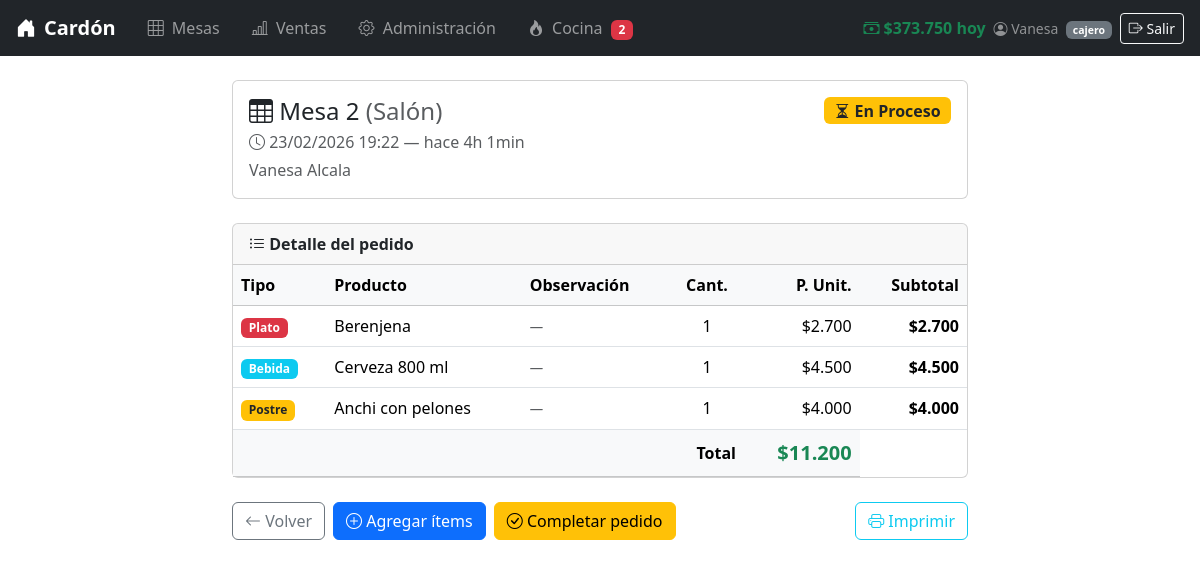
/detalle_pedido.php?id=81&mesa=2 (signed in), run on the app's committed database.
### tables this page shows
CREATE TABLE `pedido` (
  `id_pedido` int NOT NULL AUTO_INCREMENT,
  `descr_pedido` varchar(100) NOT NULL,
  `estado_pedido` varchar(45) NOT NULL DEFAULT 'En Proceso',
  `id_mozo` int DEFAULT NULL,
  `id_mesa` int NOT NULL,
  `id_cajero` int NOT NULL,
  `total_pedido` int NOT NULL,
  `fecha_pedido` datetime DEFAULT NULL,
  PRIMARY KEY (`id_pedido`),
  UNIQUE KEY `id_pedido_UNIQUE` (`id_pedido`),
  KEY `fk_pedido_mozo` (`id_mozo`),
  KEY `fk_pedido_mesa` (`id_mesa`),
  KEY `fk_pedido_cajero` (`id_cajero`),
  CONSTRAINT `fk_pedido_cajero` FOREIGN KEY (`id_cajero`) REFERENCES `cajero` (`id_cajero`),
  CONSTRAINT `fk_pedido_mesa` FOREIGN KEY (`id_mesa`) REFERENCES `mesa` (`id_mesa`),
  CONSTRAINT `fk_pedido_mozo` FOREIGN KEY (`id_mozo`) REFERENCES `mozo` (`id_mozo`)
);

CREATE TABLE `cajero` (
  `id_cajero` int NOT NULL AUTO_INCREMENT,
  `nom_cajero` varchar(45) NOT NULL,
  `ape_cajero` varchar(45) NOT NULL,
  `usu_cajero` varchar(45) NOT NULL,
  `pass_cajero` varchar(45) NOT NULL,
  PRIMARY KEY (`id_cajero`),
  UNIQUE KEY `id_cajero_UNIQUE` (`id_cajero`)
);

CREATE TABLE `detalle_plato` (
  `id_detalle_plato` int NOT NULL AUTO_INCREMENT,
  `id_pedido` int NOT NULL,
  `id_plato` int NOT NULL,
  `cantidad` int NOT NULL,
  `precio_unitario` int NOT NULL,
  `subtotal` int NOT NULL,
  `observacion` varchar(200) DEFAULT NULL,
  PRIMARY KEY (`id_detalle_plato`),
  KEY `fk_detalle_plato_pedido` (`id_pedido`),
  KEY `fk_detalle_plato_plato` (`id_plato`),
  CONSTRAINT `fk_detalle_plato_pedido` FOREIGN KEY (`id_pedido`) REFERENCES `pedido` (`id_pedido`) ON DELETE CASCADE,
  CONSTRAINT `fk_detalle_plato_plato` FOREIGN KEY (`id_plato`) REFERENCES `plato` (`id_plato`)
);

CREATE TABLE `plato` (
  `id_plato` int NOT NULL AUTO_INCREMENT,
  `nom_plato` varchar(45) NOT NULL,
  `descr_plato` varchar(100) NOT NULL,
  `precio_plato` int NOT NULL,
  PRIMARY KEY (`id_plato`),
  UNIQUE KEY `id_plato_UNIQUE` (`id_plato`)
);

CREATE TABLE `detalle_bebida` (
  `id_detalle_bebida` int NOT NULL AUTO_INCREMENT,
  `id_pedido` int NOT NULL,
  `id_bebida` int NOT NULL,
  `cantidad` int NOT NULL,
  `precio_unitario` int NOT NULL,
  `subtotal` int NOT NULL,
  `observacion` varchar(200) DEFAULT NULL,
  PRIMARY KEY (`id_detalle_bebida`),
  KEY `fk_detalle_bebida_pedido` (`id_pedido`),
  KEY `fk_detalle_bebida_bebida` (`id_bebida`),
  CONSTRAINT `fk_detalle_bebida_bebida` FOREIGN KEY (`id_bebida`) REFERENCES `bebida` (`id_bebida`),
  CONSTRAINT `fk_detalle_bebida_pedido` FOREIGN KEY (`id_pedido`) REFERENCES `pedido` (`id_pedido`) ON DELETE CASCADE
);

CREATE TABLE `bebida` (
  `id_bebida` int NOT NULL AUTO_INCREMENT,
  `nom_bebida` varchar(45) NOT NULL,
  `desc_bebida` varchar(100) NOT NULL,
  `precio_bebida` decimal(10,2) NOT NULL,
  PRIMARY KEY (`id_bebida`),
  UNIQUE KEY `id_bebida_UNIQUE` (`id_bebida`)
);

CREATE TABLE `detalle_postre` (
  `id_detalle_postre` int NOT NULL AUTO_INCREMENT,
  `id_pedido` int NOT NULL,
  `id_postre` int NOT NULL,
  `cantidad` int NOT NULL,
  `precio_unitario` int NOT NULL,
  `subtotal` int NOT NULL,
  `observacion` varchar(200) DEFAULT NULL,
  PRIMARY KEY (`id_detalle_postre`),
  KEY `fk_detalle_postre_pedido` (`id_pedido`),
  KEY `fk_detalle_postre_postre` (`id_postre`),
  CONSTRAINT `fk_detalle_postre_pedido` FOREIGN KEY (`id_pedido`) REFERENCES `pedido` (`id_pedido`) ON DELETE CASCADE,
  CONSTRAINT `fk_detalle_postre_postre` FOREIGN KEY (`id_postre`) REFERENCES `postre` (`id_postre`)
);

CREATE TABLE `postre` (
  `id_postre` int NOT NULL AUTO_INCREMENT,
  `nom_postre` varchar(45) NOT NULL,
  `desc_postre` varchar(100) NOT NULL,
  `precio_postre` decimal(10,2) NOT NULL,
  PRIMARY KEY (`id_postre`),
  UNIQUE KEY `id_postre_UNIQUE` (`id_postre`)
);

### detalle_pedido.php (the view, shortened to what this page needs)
<?php
include('conexion.php');
$id_pedido = intval($_GET['id']   ?? 0);
$stmt = $conexion->prepare("
    SELECT
        p.id_pedido, p.descr_pedido, p.estado_pedido,
        p.total_pedido, p.fecha_pedido, p.id_mesa, p.id_mozo,
        mo.nom_mozo, mo.ape_mozo,
        c.nom_cajero, c.ape_cajero
    FROM pedido p
    LEFT JOIN mozo   mo ON p.id_mozo   = mo.id_mozo
    LEFT JOIN cajero c  ON p.id_cajero = c.id_cajero
    WHERE p.id_pedido = ?
");
$stmt->bind_param("i", $id_pedido);
$stmt->execute();
$pedido = $stmt->get_result()->fetch_assoc();
function getDetalle(mysqli $db, string $tabla, string $tabla_prod, string $col_nombre, string $col_id, int $id_pedido): array {
    $stmt = $db->prepare("
        SELECT p.{$col_nombre} AS nombre, d.cantidad, d.precio_unitario, d.subtotal,
               d.observacion
        FROM {$tabla} d
        INNER JOIN {$tabla_prod} p ON d.{$col_id} = p.{$col_id}
        WHERE d.id_pedido = ?
    ");
    $stmt->bind_param("i", $id_pedido);
    $stmt->execute();
    $resultado = $stmt->get_result()->fetch_all(MYSQLI_ASSOC);
    return $resultado;
}
$platos  = getDetalle($conexion, 'detalle_plato',  'plato',  'nom_plato',  'id_plato',  $id_pedido);
$bebidas = getDetalle($conexion, 'detalle_bebida', 'bebida', 'nom_bebida', 'id_bebida', $id_pedido);
$postres = getDetalle($conexion, 'detalle_postre', 'postre', 'nom_postre', 'id_postre', $id_pedido);
$diff    = (new DateTime())->diff(new DateTime($pedido['fecha_pedido']));
$tiempo  = $diff->h > 0 ? $diff->h . 'h ' . $diff->i . 'min' : $diff->i . ' min';
$zona    = $pedido['id_mesa'] <= 8 ? 'Salón' : 'Patio';
?>
<!DOCTYPE html>
<html lang="es">
<head>
    <link href="https://cdn.jsdelivr.net/npm/bootstrap@5.3.3/dist/css/bootstrap.min.css" rel="stylesheet">
    <link href="https://cdn.jsdelivr.net/npm/bootstrap-icons@1.11.1/font/bootstrap-icons.css" rel="stylesheet">
</head>
<body>
<?php include('navbar.php'); ?>
<div class="container" style="max-width: 760px;">
    <div class="card mb-4">
        <div class="card-body">
            <div class="row">
                <div class="col-sm-6">
                    <h4 class="mb-1">
                        <i class="bi bi-table"></i> Mesa <?= $pedido['id_mesa'] ?>
                        <span class="text-muted fw-normal">(<?= $zona ?>)</span>
                    </h4>
                    <p class="text-muted mb-1">
                        <i class="bi bi-clock"></i>
                        <?= date('d/m/Y H:i', strtotime($pedido['fecha_pedido'])) ?>
                        — hace <?= $tiempo ?>
                    </p>
                    <p class="text-muted mb-0">
                        <?= htmlspecialchars($pedido['nom_cajero'] . ' ' . $pedido['ape_cajero']) ?>
                    </p>
                </div>
                <div class="col-sm-6 text-sm-end mt-3 mt-sm-0">
                    <?php if ($pedido['estado_pedido'] === 'En Proceso'): ?>
                        <span class="badge bg-warning text-dark fs-6">
                            <i class="bi bi-hourglass-split"></i> En Proceso
                        </span>
                    <?php elseif ($pedido['estado_pedido'] === 'Listo'): ?>
                        <span class="badge bg-info fs-6">
                            <i class="bi bi-bell"></i> Listo para servir
                        </span>
                    <?php else: ?>
                        <span class="badge bg-success fs-6">
                            <i class="bi bi-check-circle"></i> Completado
                        </span>
                    <?php endif; ?>
                </div>
            </div>
        </div>
    </div>
    <div class="card mb-4">
        <div class="card-header fw-bold">
            <i class="bi bi-list-ul"></i> Detalle del pedido
        </div>
        <div class="table-responsive">
            <table class="table table-hover mb-0 align-middle">
                <thead class="table-light">
                    <tr>
                        <th>Tipo</th>
                        <th>Producto</th>
                        <th>Observación</th>
                        <th class="text-center">Cant.</th>
                        <th class="text-end">P. Unit.</th>
                        <th class="text-end">Subtotal</th>
                    </tr>
                </thead>
                <tbody>
                <?php
                $secciones = [
                    ['items' => $platos,  'badge' => 'danger',  'label' => 'Plato'],
                    ['items' => $bebidas, 'badge' => 'info',    'label' => 'Bebida'],
                    ['items' => $postres, 'badge' => 'warning', 'label' => 'Postre'],
                ];
                foreach ($secciones as $seccion):
                    foreach ($seccion['items'] as $item):
                ?>
                    <tr>
                        <td><span class="badge bg-<?= $seccion['badge'] ?> text-<?= $seccion['badge'] === 'warning' ? 'dark' : 'white' ?>"><?= $seccion['label'] ?></span></td>
                        <td><?= htmlspecialchars($item['nombre']) ?></td>
                        <td class="text-muted small fst-italic">
                            <?= !empty($item['observacion']) ? htmlspecialchars($item['observacion']) : '—' ?>
                        </td>
                        <td class="text-center"><?= $item['cantidad'] ?></td>
                        <td class="text-end">$<?= number_format($item['precio_unitario'], 0, ',', '.') ?></td>
                        <td class="text-end fw-semibold">$<?= number_format($item['subtotal'], 0, ',', '.') ?></td>
                    </tr>
                <?php endforeach; endforeach; ?>
                </tbody>
                <tfoot class="table-light">
                    <tr>
                        <td colspan="4" class="text-end fw-bold">Total</td>
                        <td class="text-end fw-bold text-success fs-5">
                            $<?= number_format($pedido['total_pedido'], 0, ',', '.') ?>
                        </td>
                    </tr>
                </tfoot>
            </table>
        </div>
    </div>
    <div class="d-flex flex-wrap gap-2 mb-5 no-print">
        <a href="principal.php" class="btn btn-outline-secondary">
            <i class="bi bi-arrow-left"></i> Volver
        </a>
        <?php if ($pedido['estado_pedido'] === 'En Proceso'): ?>
            <a href="limpiar_y_agregar.php?id_pedido=<?= $id_pedido ?>&mesa=<?= $pedido['id_mesa'] ?>&zona=<?= urlencode($zona) ?>"
               class="btn btn-primary">
                <i class="bi bi-plus-circle"></i> Agregar ítems
            </a>
            <button class="btn btn-warning"
                    onclick="if(confirm('¿Completar pedido y liberar la mesa?')) location.href='liberar_mesa.php?mesa=<?= $pedido['id_mesa'] ?>&pedido=<?= $id_pedido ?>'">
                <i class="bi bi-check-circle"></i> Completar pedido
            </button>
        <?php endif; ?>
        <button class="btn btn-outline-info ms-auto" onclick="window.print()">
            <i class="bi bi-printer"></i> Imprimir
        </button>
    </div>
</div>
</body>
</html>

### data on the page
pedido: id_mesa "2", id_mesa "Salón", fecha_pedido "23/02/2026 19:22", id_cajero.ape_cajero "Vanesa Alcala", total_pedido "11.200"
detalle_plato: label "Plato", id_plato.nom_plato "Berenjena", cantidad "1", precio_unitario "2.700", subtotal "2.700"
detalle_bebida: label "Bebida", id_bebida.nom_bebida "Cerveza 800 ml", cantidad "1", precio_unitario "4.500", subtotal "4.500"
detalle_postre: label "Postre", id_postre.nom_postre "Anchi con pelones", cantidad "1", precio_unitario "4.000", subtotal "4.000"

### other printed values
$pedidos_activos "2"
$ventas_hoy "373.750"
$_SESSION['usuario'] "Vanesa"
$_SESSION['rol'] "cajero"
